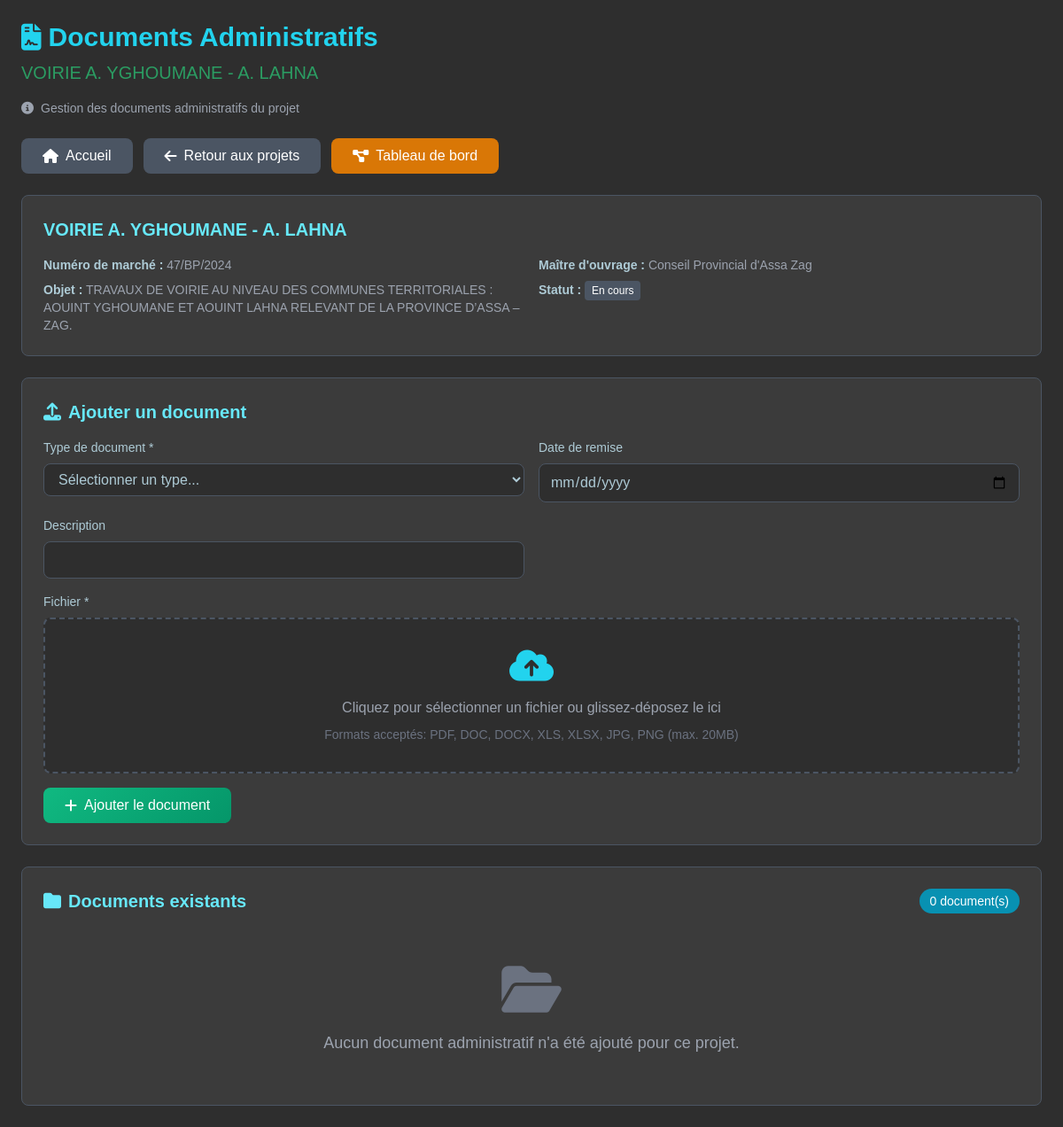
/projet/7/documents/ (signed in), run on an earlier commit of the app's database.
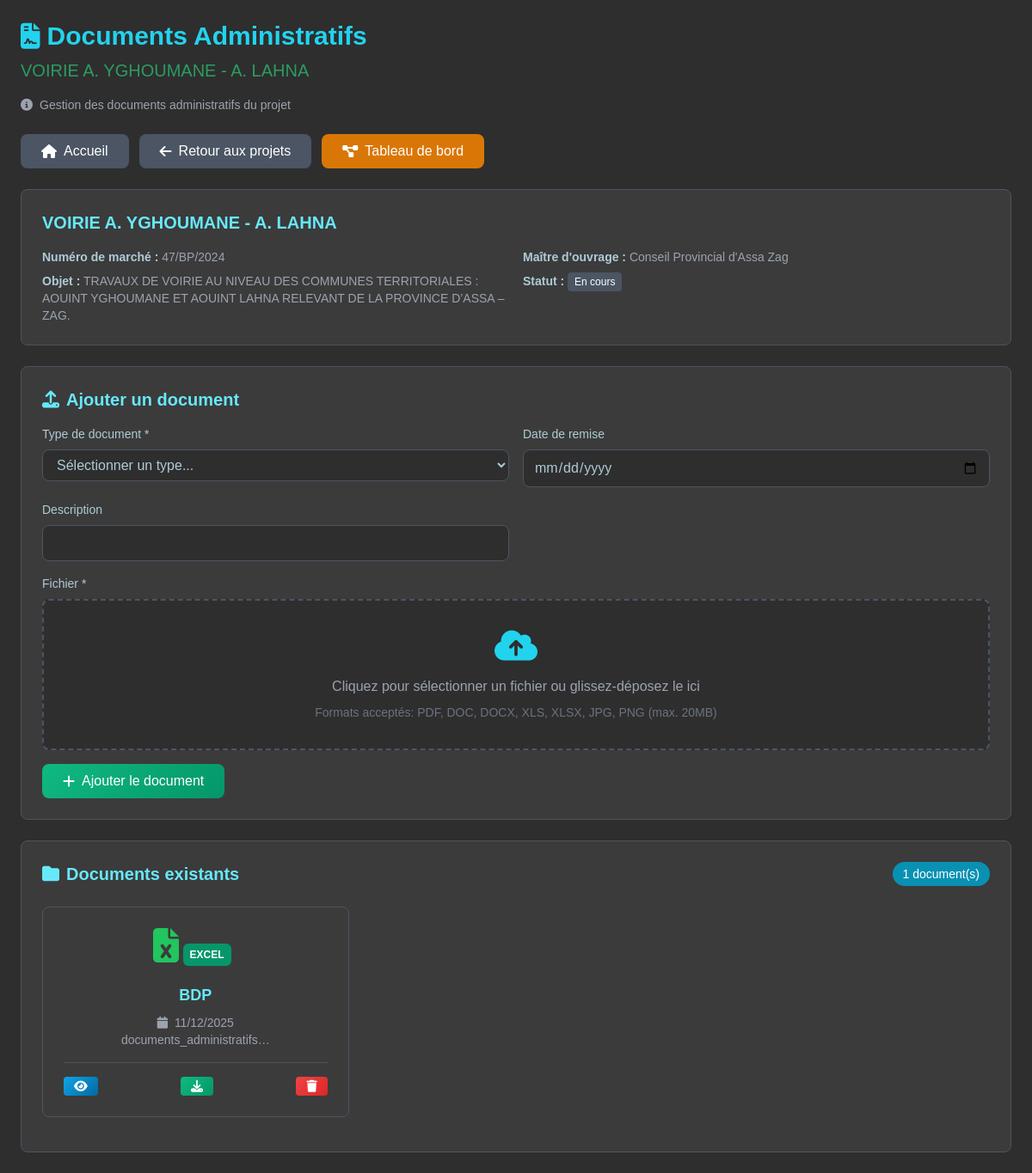
And on a later commit of the database.
### projets/models/projet.py (models this page shows, shortened)
class Projet(models.Model):
    TYPE_PROJET = [
        ('VRD', 'Voirie et Réseaux Divers'),
        ('ROUTE', 'Route'),
        ('PONT', 'Pont'),
        ('BATIMENT', 'Bâtiment'),
        ('CONSTRUCTION', 'Construction'),
        ('ASSAINISSEMENT EP', 'Assainissement EP'),
        ('ASSAINISSEMENT EU', 'Assainissement EU'),
        ('ASSAINISSEMENT', 'Assainissement'),
        ('ADDUCTION_EAU_POTABLE', "Adduction d'eau potable"),
        ('EQUIPEMENT', 'Équipement'),
        ('AMENAGEMENT', 'Aménagement'),
        ('GENIE_CIVIL', 'Génie Civil'),
        ('TRAVAUX_PUBLICS', 'Travaux Publics'),
        ('ELECTRICITE', 'Électricité'),
        ('HYDRAULIQUE', 'Hydraulique'),
        ('TELECOMMUNICATION', 'Télécommunication'),
        ('ENVIRONNEMENT', 'Environnement'),
        ('URBANISME', 'Urbanisme'),
        ('ESPACE_PUBLIC', 'Espace Public'),
        ('PLACE_PUBLIQUE', 'Place Publique'),
        ('ESPACE_VERT', 'Espace Vert'),
        ('TERRAINS_SPORTIFS', 'Terrins Sportifs'),
        ('TERRAINS_PROXIMITES', 'Terrains Proximités'),
        ('AUTRE', 'Autre'),
    ]
    class Statut(models.TextChoices):
        APPEL_OFFRE = 'AO', _("Appel d'offre")
        EN_ETUDE = 'ETUDE', _('En étude')
        EN_ATTENTE = 'ATTENTE', _('En attente')
        EN_DEMARRAGE = 'DEM', _('En démarrage')
        EN_COURS = 'COURS', _('En cours')
        EN_ARRET = 'ARRET', _('En arrêt')
        EN_RECEPTION = 'RECEP', _('En réception')
        EN_RECEPTION_PROVISOIRE = 'RECEP_PROV', _('En réception provisoire')
        EN_RECEPTION_DEFINITIVE = 'RECEP_DEF', _('En réception définitive')
        RECEPTION_PROVISOIRE = 'RP', _('Réception provisoire')
        RECEPTION_DEFINITIVE = 'RD', _('Réception définitive')
        CLOTURE = 'CLO', _('Clôturé')
    type_projet = models.CharField(_("Type de projet"), max_length=50, choices=TYPE_PROJET, default='VRD', null=True, blank=True)
    nom = models.CharField(_("Nom du projet"), max_length=50)
    objet = models.TextField(_("Objet du marché"), max_length=200)
    numero = models.CharField(_("Numéro du marché"), max_length=100, unique=True)
    maitre_ouvrage = models.CharField(_("Maître d'ouvrage"), max_length=200)
    localisation = models.CharField(_("Localisation"), max_length=200)
    users = models.ManyToManyField(settings.AUTH_USER_MODEL, verbose_name=_("Utilisateurs"), blank=True, related_name='projets')
    revisable = models.BooleanField(_("Revisable"), default=False, null=True, blank=True)
    montant = models.DecimalField(_("Montant estimé (DH)"), max_digits=12, decimal_places=2, null=True, blank=True)
    montant_soumission = models.DecimalField(_("Montant de la soumission (DH)"), max_digits=12, decimal_places=2, null=True, blank=True)
    statut = models.CharField(_("Statut"), max_length=15, choices=Statut.choices, default=Statut.APPEL_OFFRE)
    date_debut = models.DateField(_("Date de début prévue"), null=True, blank=True)
    delai = models.IntegerField(_("Délai (jours)"), null=True, blank=True, default=0)
    date_creation = models.DateTimeField(_("Date d'enregistrement"), auto_now_add=True)
    avancement = models.DecimalField(_("Avancement (%)"), max_digits=5, decimal_places=2, default=0.0)
    entreprise = models.ForeignKey('Entreprise', on_delete=models.SET_NULL, null=True, blank=True, verbose_name=_("Entreprise adjudicataire"))
    appel_offre = models.OneToOneField('AppelOffre', on_delete=models.SET_NULL, null=True, blank=True, related_name='projet_associe')
    revisable = models.BooleanField(_("Revisable"), null=True, blank=True, default=False)
    epoque_base = models.DateField(_("Epoque de base"), null=True, blank=True)
    a_traiter = models.BooleanField(_("À traiter (appel d'offre)"), null=True, blank=True, default=False)
    en_retard = models.BooleanField(_("En retard"), null=True, blank=True, default=False)
    reception_validee = models.BooleanField(_("Réception validée"), null=True, blank=True, default=False)
    date_reception = models.DateField(_("Date de réception"), null=True, blank=True)
    date_limite_soumission = models.DateField(_("Date limite de soumission"), null=True, blank=True)
    class Meta:
        verbose_name = _("Projet")
        verbose_name_plural = _("Projets")
        ordering = ['-date_creation']

class DocumentAdministratif(models.Model):
    projet = models.ForeignKey('Projet', on_delete=models.CASCADE, related_name='documents_administratifs', verbose_name=_("Projet"))
    if getattr(settings, 'USE_CLOUDINARY', False):
        from cloudinary.models import CloudinaryField
        fichier = CloudinaryField('raw', folder='documents_administratifs', resource_type='raw', default=None)
    else:
        fichier = models.FileField(_("Fichier"), upload_to=document_upload_path)
    original_filename = models.CharField(max_length=255, blank=True, verbose_name="Nom de fichier original")
    type_document = models.CharField(_("Type de document"), max_length=100)
    date_remise = models.DateField(_("Date de remise"), null=True, blank=True)
    description = models.TextField(_("Description"), blank=True)
    class Meta:
        verbose_name = _("Document administratif")
        verbose_name_plural = _("Documents administratifs")
        ordering = ['type_document']

### projets/views/views.py (the view)
# urls.py: path('projet/<int:projet_id>/documents/', views.documents_projet, name='documents'),
@login_required
def documents_projet(request, projet_id):
    projet = get_object_or_404(Projet, id=projet_id)
    documents = projet.documents_administratifs.all()
    return render(request, 'projets/documents_administratifs.html', {'projet': projet, 'documents': documents})

### projets/templates/projets/documents_administratifs.html (shortened to what the changed rows need)
<!DOCTYPE html>
<html lang="fr">
<head>
    {% load static %}
    <link rel="stylesheet" href="https://cdnjs.cloudflare.com/ajax/libs/font-awesome/6.4.0/css/all.min.css" />
    <script src="https://cdn.tailwindcss.com"></script>
</head>
<body class="p-4 md:p-6">
    <div class="max-w-6xl mx-auto">
        <div class="mb-4 md:mb-6">
            <h1 class="text-xl md:text-3xl font-bold text-cyan-400 mb-2 flex items-center gap-2 mobile-text-center md:justify-start">
                <i class="fas fa-file-contract"></i>
                Documents Administratifs
            </h1>
            <h2 class="text-lg md:text-xl text-[#2B9C62] mobile-text-center md:text-left">{{ projet.nom }}</h2>
            <div class="flex items-center mt-3 md:mt-4 text-sm text-gray-400 mobile-justify-center md:justify-start">
                <i class="fas fa-info-circle mr-2"></i>
                <span class="mobile-text-sm">Gestion des documents administratifs du projet</span>
            </div>
        </div>
        <div class="bg-[#3B3B3B] border border-[#4B5563] rounded-lg p-4 md:p-6 mb-4 md:mb-6">
            <h2 class="text-lg md:text-xl font-semibold text-cyan-300 mb-3 md:mb-4 mobile-text-center md:text-left">{{ projet.nom }}</h2>
            <div class="grid grid-cols-1 md:grid-cols-2 gap-3 md:gap-4 text-sm mobile-text-sm">
                <div class="space-y-2">
                    <p class="text-gray-400"><strong class="text-[#AECBD6]">Numéro de marché :</strong> {{ projet.numero }}</p>
                    <p class="text-gray-400"><strong class="text-[#AECBD6]">Objet :</strong> {{ projet.objet }}</p>
                </div>
                <div class="space-y-2">
                    <p class="text-gray-400"><strong class="text-[#AECBD6]">Maître d'ouvrage :</strong> {{ projet.maitre_ouvrage }}</p>
                    <p class="text-gray-400">
                        <strong class="text-[#AECBD6]">Statut :</strong>
                        <span class="bg-[#4B5563] text-white px-2 py-1 rounded text-xs mobile-text-xs">{{ projet.get_statut_display }}</span>
                    </p>
                </div>
            </div>
        </div>
        <div class="bg-[#3B3B3B] border border-[#4B5563] rounded-lg p-4 md:p-6">
            <div class="flex justify-between items-center mb-4 md:mb-6 mobile-flex-col mobile-gap-3">
                <h3 class="text-lg md:text-xl font-semibold text-cyan-300 flex items-center gap-2 justify-center md:justify-start">
                    <i class="fas fa-folder"></i>
                    Documents existants
                </h3>
                <span class="bg-cyan-600 text-white px-3 py-1 rounded-full text-sm font-medium mobile-text-xs">
                    {{ documents.count }} document(s)
                </span>
            </div>
            {% if documents %}
                <div class="grid grid-cols-1 sm:grid-cols-2 lg:grid-cols-3 gap-3 md:gap-4">
                    {% for document in documents %}
                        <div class="document-card">
                            <div class="text-center">
                                {% with document.fichier.name|slice:"-4:"|lower as file_ext %}
                                    {% if file_ext == '.pdf' %}
                                        <i class="fas fa-file-pdf file-icon text-red-500"></i>
                                        <span class="badge-type badge-pdf">PDF</span>
                                    {% elif file_ext == '.doc' or file_ext == 'docx' %}
                                        <i class="fas fa-file-word file-icon text-blue-500"></i>
                                        <span class="badge-type badge-word">WORD</span>
                                    {% elif file_ext == '.xls' or file_ext == 'xlsx' %}
                                        <i class="fas fa-file-excel file-icon text-green-500"></i>
                                        <span class="badge-type badge-excel">EXCEL</span>
                                    {% elif file_ext == '.jpg' or file_ext == '.jpeg' or file_ext == '.png' or file_ext == '.gif' %}
                                        <i class="fas fa-file-image file-icon text-amber-500"></i>
                                        <span class="badge-type badge-image">IMAGE</span>
                                    {% else %}
                                        <i class="fas fa-file file-icon text-gray-400"></i>
                                        <span class="badge-type badge-other">{{ file_ext|upper }}</span>
                                    {% endif %}
                                {% endwith %}
                                <h4 class="text-base md:text-lg font-semibold text-cyan-300 mt-2 mobile-text-sm">{{ document.type_document }}</h4>
                                <p class="text-xs md:text-sm text-gray-400 mt-2">
                                    <i class="fas fa-calendar mr-1"></i>
                                    {% if document.date_remise %}
                                        {{ document.date_remise|date:"d/m/Y" }}
                                    {% else %}
                                        Date non spécifiée
                                    {% endif %}
                                </p>
                                <p class="text-xs md:text-sm text-gray-400 truncate mobile-text-xs" title="{{ document.fichier.name }}">
                                    {{ document.fichier.name|truncatechars:25 }}
                                </p>
                            </div>
                            <div class="flex justify-between items-center mt-3 md:mt-4 pt-3 md:pt-4 border-t border-[#4B5563] mobile-small-gap">
                                <a href="{% url 'projets:afficher_document' document.id %}"
                                    target="_blank"
                                    class="btn-info px-2 py-1 md:px-3 md:py-1 rounded text-xs md:text-sm font-medium flex items-center gap-1 mobile-text-xs"
                                    data-filename="{{ document.fichier.name }}">
                                    <i class="fas fa-eye"></i> <span class="hidden xs:inline">Voir</span>
                                </a>
                                <a href="{% url 'projets:download_document' 'DocumentAdministratif' document.id %}?download=true"
                                    class="btn-success px-2 py-1 md:px-3 md:py-1 rounded text-xs md:text-sm font-medium flex items-center gap-1 mobile-text-xs">
                                    <i class="fas fa-download"></i> <span class="hidden xs:inline">Téléch.</span>
                                </a>
                                <form method="post" action="{% url 'projets:supprimer_document' projet.id document.id %}" class="inline">
                                    <button type="submit" class="btn-danger px-2 py-1 md:px-3 md:py-1 rounded text-xs md:text-sm font-medium flex items-center gap-1 mobile-text-xs"
                                            onclick="return confirm('Êtes-vous sûr de vouloir supprimer ce document?')">
                                        <i class="fas fa-trash"></i> <span class="hidden xs:inline">Suppr.</span>
                                    </button>
                                </form>
                            </div>
                        </div>
                    {% endfor %}
                </div>
            {% else %}
                <div class="text-center py-6 md:py-8">
                    <i class="fas fa-folder-open text-4xl md:text-6xl text-gray-500 mb-3 md:mb-4"></i>
                    <p class="text-gray-400 text-base md:text-lg mobile-text-sm">Aucun document administratif n'a été ajouté pour ce projet.</p>
                </div>
            {% endif %}
        </div>
    </div>
</body>
</html>

What changed in the data, as far as the page shows it:
computed for Projet "VOIRIE A. YGHOUMANE - A. LAHNA": count "0" → "1"
added DocumentAdministratif: type_document "BDP", date_remise "11/12/2025", fichier.name "documents_administratifs…"
Also different on the page:
text no longer shown: "Aucun document administratif n'a été ajouté pour ce projet."
